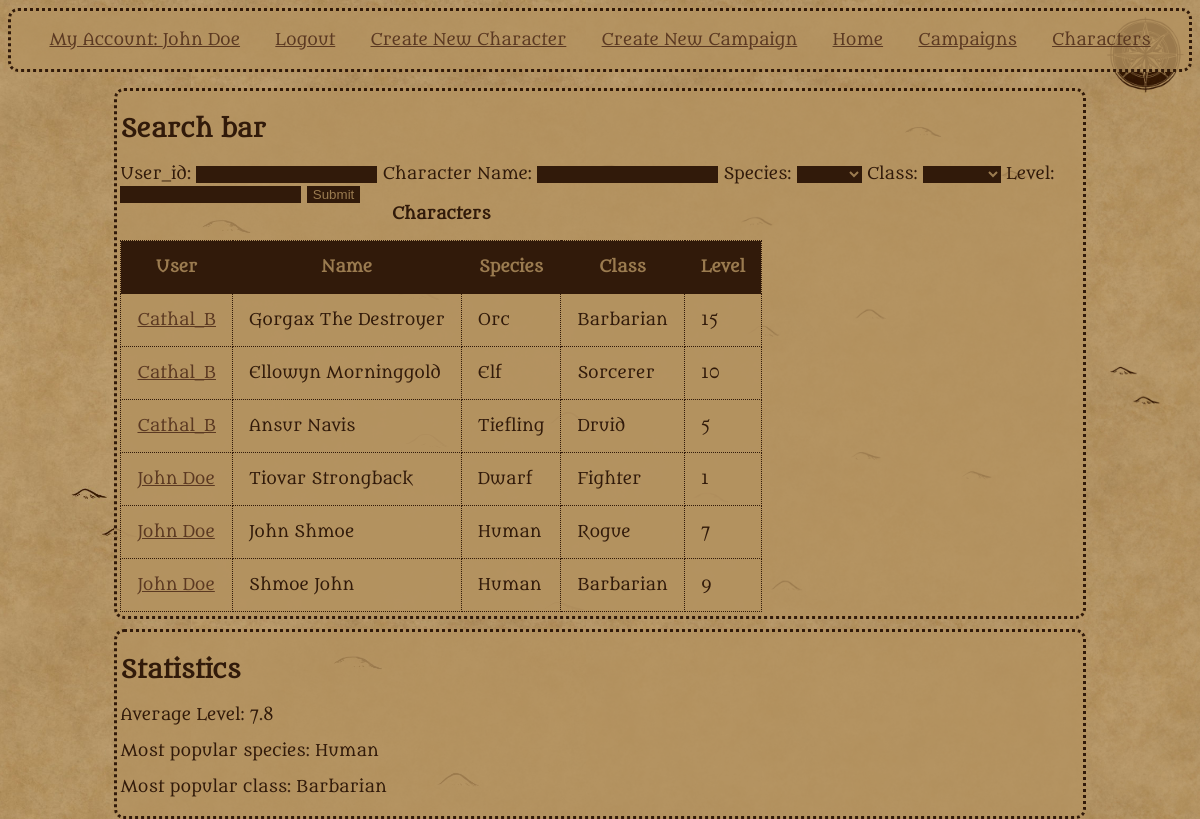
/Characters (signed in), run on the app's committed database.
### tables this page shows
CREATE TABLE characters
(
  character_id INTEGER PRIMARY KEY AUTOINCREMENT,
  user_id TEXT NOT NULL,
  name TEXT NOT NULL,
  species TEXT NOT NULL,
  level INTEGER NOT NULL,
  class TEXT NOT NULL,
  FOREIGN KEY (user_id) REFERENCES users(user_id)
);

### app.py (the view, shortened to what this page needs)
@app.route("/Characters", methods=["GET", "POST"])
def Characters():
    def most_popular(lis):
        names = {}
        most = -1
        name = ""
        for item in lis:
            if item in names:
                names[item] += 1
            else:
                names[item] = 1
        for key in names:
            if names[key] > most:
                most = names[key]
                name = key
        return name
    form = CharacterForm()
    db = get_db()
    characters = db.execute("""SELECT * FROM characters""").fetchall()
    speciesPop = []
    levelMean = 0
    classNamePop = []
    for items in characters:
        speciesPop.append(items["species"])
        levelMean += items["level"]
        classNamePop.append(items["class"])
    levelMean = round(levelMean/len(characters),1)
    speciesPop = most_popular(speciesPop)
    classNamePop = most_popular(classNamePop)
    return render_template("characters.html", characters = characters, form = form, levelMean = levelMean, speciesPop = speciesPop, classNamePop = classNamePop)

### forms.py
class CharacterForm(FlaskForm):
    CharName = StringField("Character Name: ")
    species = SelectField("Species: ",choices=["","Human","Dwarf","Elf","Tiefling","Halfling","Orc"])
    level = IntegerField("Level:", validators = [Optional()])
    className = SelectField("Class: ", choices=["", "Wizard", "Druid", "Cleric", "Fighter", "Paladin", "Sorcerer", "Warlock","Ranger","Monk","Rogue", "Barbarian"])
    user_id = StringField("User_id: ")
    submit = SubmitField("Submit")

### app.py (called while the page is built)
@app.before_request
def load_logged_in_user():
    g.user = session.get("user_id",None)

### database.py (called while the page is built)
def get_db():
    if "db" not in g:
        g.db = sqlite3.connect(DATABASE,
            detect_types=sqlite3.PARSE_DECLTYPES
        )
        g.db.row_factory = sqlite3.Row
        g.db.execute("PRAGMA foreign_keys = ON") #learned from sqlite documentation, foreign keys apparently aren't enforced by default.
    return g.db

### templates/characters.html (shortened to what this page needs)
{% extends "base.html" %}
{% block main_content %}
    <section>
    <h2>Search bar</h2>
    <form action="" method="POST" novalidate>
        {{form.user_id.label}}
        {{form.user_id()}}
        {{form.CharName.label}}
        {{form.CharName()}}
        {{form.species.label}}
        {{form.species()}}
        {{form.className.label}}
        {{form.className()}}
        {{form.level.label}}
        {{form.level(value = "")}}
        {{form.submit()}}
        </form>
    <table>
        <caption>Characters</caption>
        <th scope="col">User</th>
        <th scope="col">Name</th>
        <th scope="col">Species</th>
        <th scope="col">Class</th>
        <th scope="col">Level</th>
    {% for character in characters %}
        <tr>
        <td><a href="{{ url_for('user', user_id = character['user_id'])}}">{{ character["user_id"]}}</a> </td>
        <td>{{ character["name"]}}</td>
        <td>{{ character["species"] }}</td>
        <td>{{ character["class"]}}</td>
        <td>{{ character["level"] }}</td>
        </tr>
    {%endfor%}
    </table>
    </section>
    <section>
        <h2>Statistics</h2>
        <p>Average Level: {{levelMean}}</p>
        <p>Most popular species: {{speciesPop}}</p>
        <p>Most popular class: {{classNamePop}}</p>
    </section>
{% endblock %}

### static/styles.css (style rules this page uses)
:root { font-size: 16px; height: 100%; }
html { --base-colour: #311a0a; --bg--colour: #b49260ce; background-image: url('mobile_map.jpg'), url('tile_widescreen.jpg'); background-position: top right, center; background-repeat: no-repeat, repeat; background-size: contain; background-color: var(--bg--colour); }
body { font-family: Metamorphous, serif; color: var(--base-colour); text-decoration: none; }
section { border: 0.2em dotted var(--base-colour); border-radius: 10px; padding: 0.2em; margin-bottom: 1em; background-color: var(--bg--colour); width: 90%; margin:1% auto; }
a { color: #5b3922; }
th, td { border: 0.1em dotted var(--base-colour); padding: 1em; background-color: var(--bg--colour); }
table { border-collapse: collapse }
caption { font-weight: bold; padding-bottom: 1em; }
caption+tbody>tr>th { background-color: var(--base-colour); color: var(--bg--colour); }
input, select { background-color: var(--base-colour); color: var(--bg--colour); border: #654834; }

### data on the page
characters: user_id "Cathal_B", name "Gorgax The Destroyer", species "Orc", class "Barbarian", level "15"
characters: user_id "Cathal_B", name "Ellowyn Morninggold", species "Elf", class "Sorcerer", level "10"
characters: user_id "Cathal_B", name "Ansur Navis", species "Tiefling", class "Druid", level "5"
characters: user_id "John Doe", name "Tiovar Strongback", species "Dwarf", class "Fighter", level "1"
characters: user_id "John Doe", name "John Shmoe", species "Human", class "Rogue", level "7"
characters: user_id "John Doe", name "Shmoe John", species "Human", class "Barbarian", level "9"

### other printed values
{{ g.user }} "John Doe"
{{ levelMean }} "7.8"
